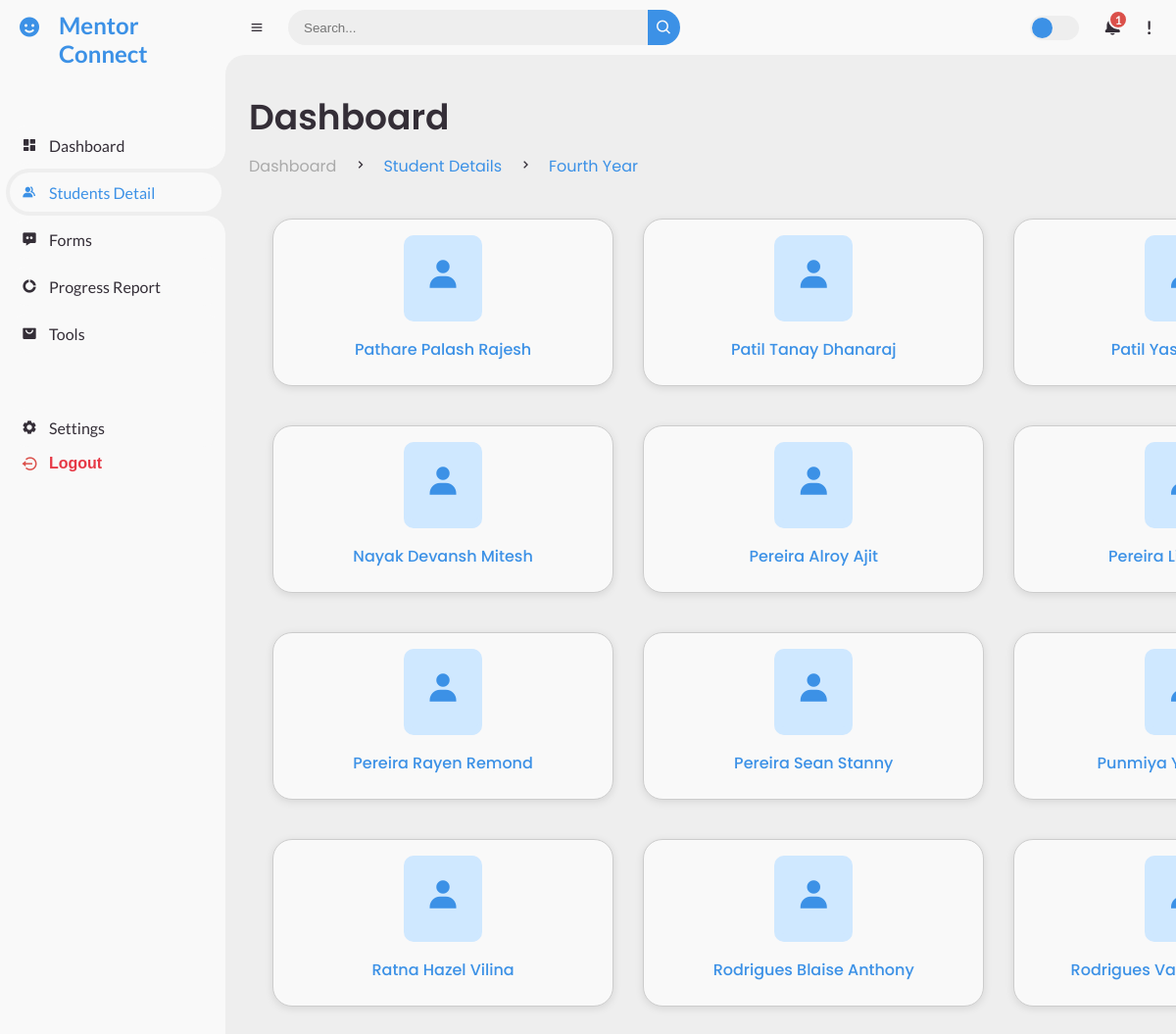
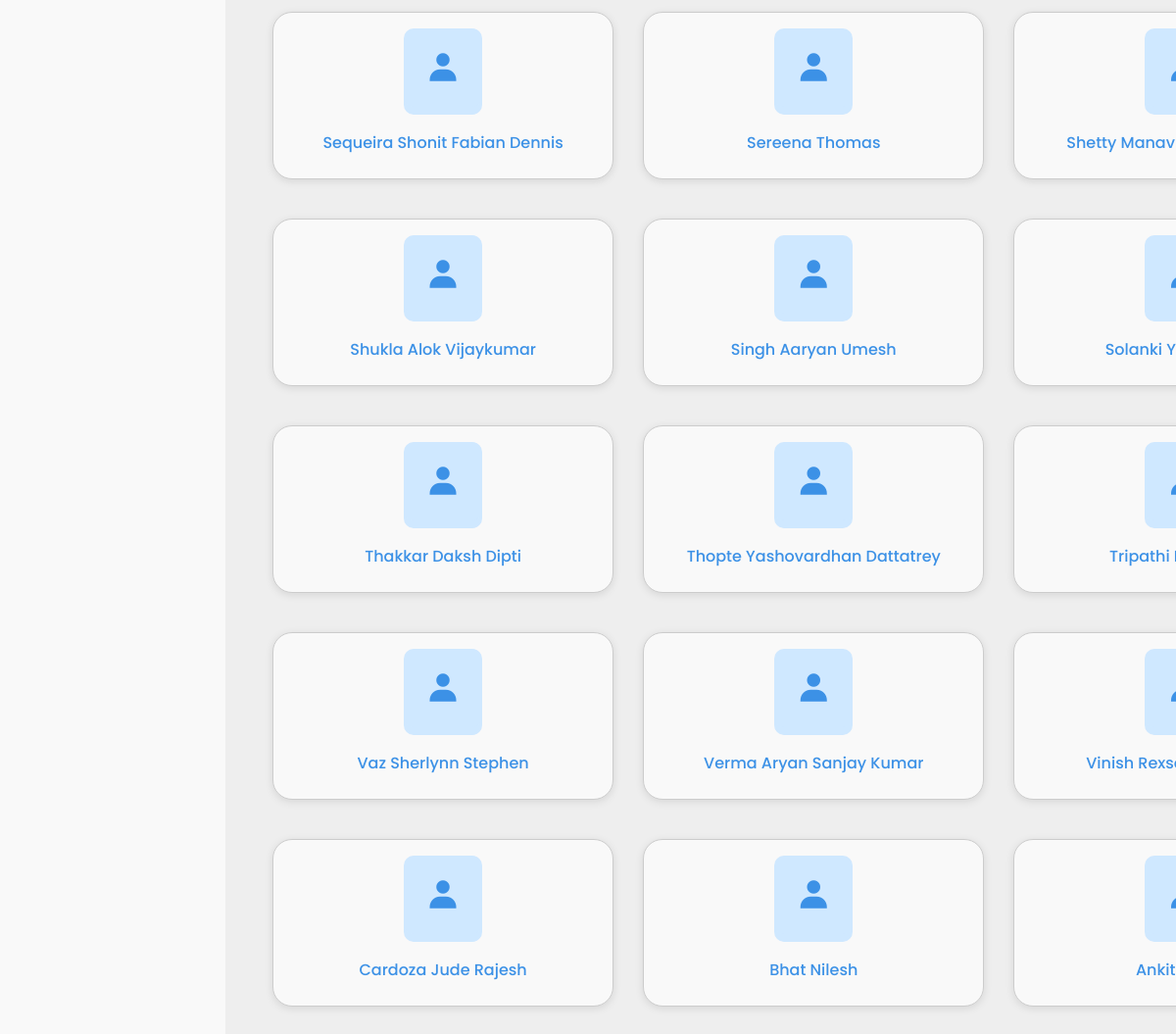
Page /student_detail/BE on the committed database (2 pictures, top to bottom).
### mentor/models.py (models this page shows, shortened)
class Student(models.Model):
    name = models.CharField(max_length=100)
    gender = models.CharField(max_length=10)
    year = models.CharField(max_length=10)  # SE, TE, etc.
    semester = models.IntegerField()  # Sem value
    roll_number = models.CharField(max_length=10)  # Roll number from CSV
    branch = models.CharField(max_length=50)  # Branch like CE, IT, etc.
    division = models.CharField(max_length=1)  # Div value (e.g., B)
    token = models.CharField(max_length=100, null=True, blank=True)
    token_created_at = models.DateTimeField(null=True, blank=True)

### mentor/views.py (the view)
# urls.py: path('student_detail/BE', views.BE, name='BE'),
def BE(request):
    be_students = Student.objects.filter(year__iexact="BE")
    mentor = request.user
    context = {
        'student_count': be_students.count(),
        'students': be_students,
        'student_names': [student.name for student in be_students],
        'mentor': mentor,
    }
    return render(request, 'be.html', context)

### templates/be.html (shortened to what this page needs)
{% extends 'base.html' %}
{% block content %}
<div class="head-title">
  <div class="left">
      <h1>Dashboard</h1>
      <ul class="breadcrumb">
          <li>
              <a href="#">Dashboard</a>
          </li>
          <li><i class='bx bx-chevron-right'></i></li>
          <li>
              <a class="active" href="/student_detail">Student Details</a>
          </li>
          <li><i class='bx bx-chevron-right'></i></li>
          <li>
              <a class="active" href="#">Fourth Year</a>
          </li>
      </ul>
      <div class="student-list">
        {% for student in students %}
            <div class="student-item">
                <div class="bx">
                    <i class='bx bxs-user'></i>
                </div>
                <a href="javascript:void(0);">{{ student.name }}</a>
            </div>
        {% empty %}
            <div>No students available</div>
        {% endfor %}
    </div>
  </div>
</div>
{% endblock %}

### static/CSS/mentor_dashboard.css (style rules this page uses)
* { margin: 0; padding: 0; box-sizing: border-box; }
a { text-decoration: none; }
li { list-style: none; }
:root { --poppins: "Poppins", sans-serif; --lato: "Lato", sans-serif; --light: #f9f9f9; --blue: #3c91e6; --light-blue: #cfe8ff; --grey: #eee; --dark-grey: #aaaaaa; --dark: #342e37; --red: #db504a; --yellow: #ffce26; --light-yellow: #fff2c6; --orange: #fd7238; --light-orange: #ffe0d3; }
html { overflow-x: hidden; }
body { background: var(--grey); overflow-x: hidden; }
#content main .head-title { display: flex; align-items: center; justify-content: space-between; grid-gap: 16px; flex-wrap: wrap; }
#content main .head-title .left h1 { font-size: 36px; font-weight: 600; margin-bottom: 10px; color: var(--dark); }
#content main .head-title .left .breadcrumb { display: flex; align-items: center; grid-gap: 16px; }
#content main .head-title .left .breadcrumb li { color: var(--dark); }
#content main .head-title .left .breadcrumb li a { color: var(--dark-grey); pointer-events: none; }
#content main .head-title .left .breadcrumb li a.active { color: var(--blue); pointer-events: unset; }
ul { list-style-type: none; padding: 0; margin: 0; }
.student-item { position: relative; margin: 5px auto; padding: 5px; background-color: var(--light-blue); border: 1px solid #ccc; border-radius: 5px; transition: background-color 0.3s, transform 0.3s; z-index: 1; width: 50%; text-align: left; }
.student-item a { text-decoration: none; color: #333; font-weight: bold; }

### templates/be.html (style rules this page uses)
#content main .head-title { display: flex; align-items: center; justify-content: space-between; grid-gap: 16px; flex-wrap: wrap; }
#content main .head-title .left h1 { font-size: 36px; font-weight: 600; margin-bottom: 10px; color: var(--dark); }
#content main .head-title .left .breadcrumb { display: flex; align-items: center; grid-gap: 16px; }
#content main .head-title .left .breadcrumb li { color: var(--dark); }
#content main .head-title .left .breadcrumb li a { color: var(--dark-grey); pointer-events: none; }
#content main .head-title .left .breadcrumb li a.active { color: var(--blue); pointer-events: unset; }
.student-list { width: 125%; display: grid; grid-template-columns: repeat(3, 1fr); grid-gap: 30px; margin-top: 36px; padding: 0 24px; }
.student-item { padding: 24px; background: var(--light); border-radius: 20px; display: flex; flex-direction: column; align-items: center; text-align: center; box-shadow: 0 2px 8px rgba(0, 0, 0, 0.1); transition: transform 0.2s ease-in-out; width: 100%; max-width: 100%; }
.student-item .bx { width: 80px; height: 80px; border-radius: 10px; font-size: 36px; display: flex; justify-content: center; align-items: center; margin-bottom: 16px; background: var(--light-blue); color: var(--blue); }
.student-item a { text-decoration: none; color: var(--blue); font-weight: 500; }

### rows in the picture
Student: name "Pathare Palash Rajesh"
Student: name "Patil Tanay Dhanaraj"
Student: name "Patil…"
Student: name "Nayak Devansh Mitesh"
Student: name "Pereira Alroy Ajit"
Student: name "Pereira…"
Student: name "Pereira Rayen Remond"
Student: name "Pereira Sean Stanny"
Student: name "Punmiya…"
Student: name "Ratna Hazel Vilina"
Student: name "Rodrigues Blaise Anthony"
Student: name "Rodrigues…"
Student: name "Sequeira Shonit Fabian Dennis"
Student: name "Sereena Thomas"
Student: name "Shetty Manav…"
Student: name "Shukla Alok Vijaykumar"
Student: name "Singh Aaryan Umesh"
Student: name "Solanki…"
Student: name "Thakkar Daksh Dipti"
Student: name "Thopte Yashovardhan Dattatrey"
Student: name "Tripathi…"
Student: name "Vaz Sherlynn Stephen"
Student: name "Verma Aryan Sanjay Kumar"
Student: name "Vinish…"
Student: name "Cardoza Jude Rajesh"
Student: name "Bhat Nilesh"
Student: name "Ankit…"
